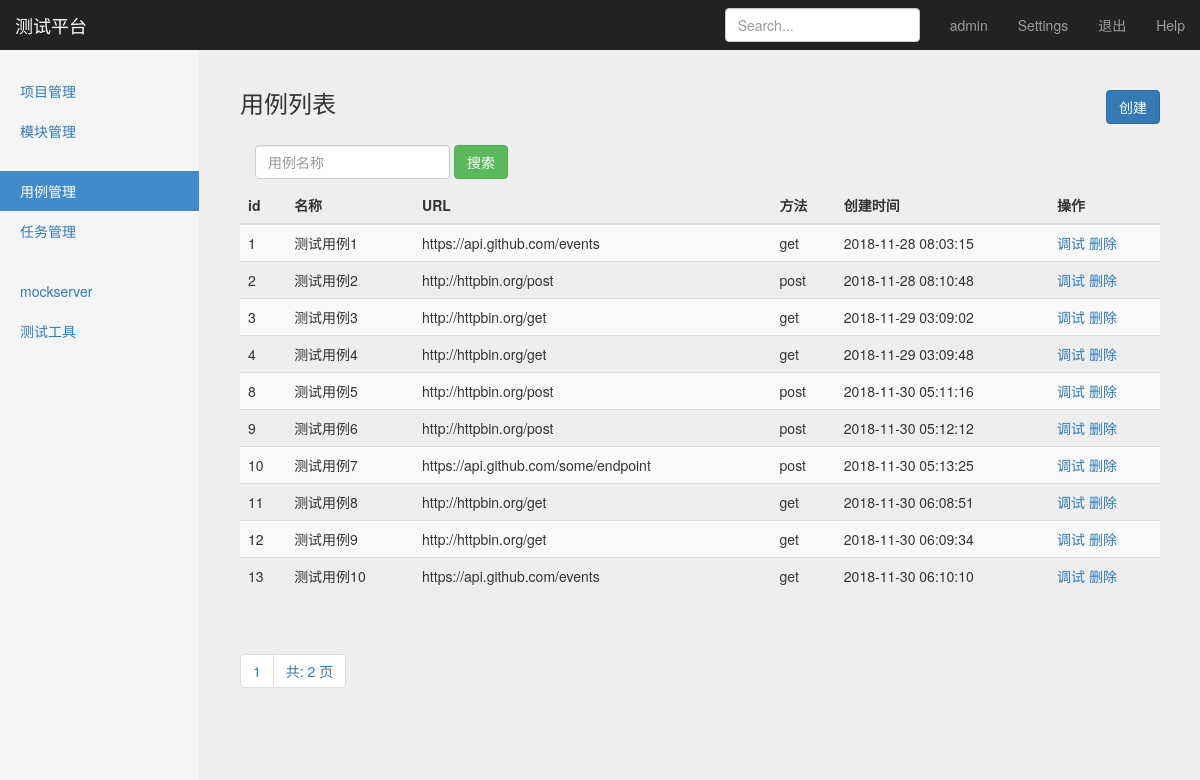
Page /interface/search_case_name/ (signed in) on the committed database.
### interface_app/models.py (models this page shows, shortened)
class TestCase(models.Model):
    module = models.ForeignKey(Module, on_delete=models.CASCADE)
    name = models.CharField("名称", max_length=1000, blank=False, default="")
    url = models.TextField("URL", default="")
    req_method = models.CharField("请求方法", max_length=10, default="")
    req_type = models.CharField("参数类型",max_length=10, default="")
    req_header = models.TextField("header",default="")
    req_parameter = models.TextField("参数", default="")
    response_assert = models.TextField("验证", default="")
    create_time = models.DateTimeField("创建时间",auto_now_add=True)

### interface_app/views/testcase_views.py (the view)
# urls.py: path('search_case_name/', testcase_views.search_case_name),
def search_case_name(request):
    if request.method == "GET":
        case_name = request.GET.get('case_name', "")
        cases = TestCase.objects.filter(name__contains=case_name)
        paginator = Paginator(cases, 10)
        page = request.GET.get('page')
        try:
            contacts = paginator.page(page)
        except PageNotAnInteger:
            contacts = paginator.page(1)
        except EmptyPage:
            contacts = paginator.page(paginator.num_pages)
        return render(request, "case_manage.html",{
            "type": "list",
            "testcases": contacts,
            "case_name": case_name,
        })
    else:
        return HttpResponse("404")

### templates/case_manage.html (shortened to what this page needs)
{% extends "base.html" %}
{% block content %}
    <nav class="navbar navbar-inverse navbar-fixed-top">
      <div class="container-fluid">
        <div class="navbar-header">
          <a class="navbar-brand" href="#">测试平台</a>
        </div>
        <div id="navbar" class="navbar-collapse collapse">
          <ul class="nav navbar-nav navbar-right">
            <li><a href="#">{{ user }}</a></li>
            <li><a href="#">Settings</a></li>
            <li><a href="/logout/">退出</a></li>
            <li><a href="#">Help</a></li>
          </ul>
          <form class="navbar-form navbar-right">
            <input type="text" class="form-control" placeholder="Search...">
          </form>
        </div>
      </div>
    </nav>
    <div class="container-fluid">
      <div class="row">
        <div class="col-sm-3 col-md-2 sidebar">
          <ul class="nav nav-sidebar">
            <li><a href="/manage/project_manage/" id="project_manage">项目管理</a></li>
              <li><a href="/manage/module_manage/" id="module_manage">模块管理</a></li>
          </ul>
          <ul class="nav nav-sidebar">
            <li class="active"><a href="#" id="case_manage">用例管理</a></li>
            <li><a href="/interface/task_manage/" id="task_manage">任务管理</a></li>
          </ul>
          <ul class="nav nav-sidebar">
            <li><a href="">mockserver</a></li>
            <li><a href="">测试工具</a></li>
          </ul>
        </div>
        {% if type == 'list' %}
        <div class="col-sm-9 col-sm-offset-3 col-md-10 col-md-offset-2 main">
          <h3 class="sub-header">用例列表
              <button type="button" class="btn btn-primary" style="float: right;"
                      onclick="window.location.href='/interface/add_case'">创建</button>
          </h3>
          <div class="table-responsive">
              <form class="navbar-form" method="get" action="/interface/search_case_name/">
                  <div class="form-group">
                      <input name="case_name" type="text" placeholder="用例名称" class="form-control">
                  </div>
                  <button type="submit" class="btn btn-success">搜索</button>
              </form>
            <table class="table table-striped">
              <thead>
                <tr>
                  <th>id</th>
                  <th>名称</th>
                  <th>URL</th>
                  <th>方法</th>
                  <th>创建时间</th>
                  <th>操作</th>
                </tr>
              </thead>
              <tbody>
              {% for case in testcases %}
              <tr>
                  <td>{{ case.id }}</td>
                  <td>{{ case.name }}</td>
                  <td>{{ case.url }}</td>
                  <td>{{ case.req_method }}</td>
                  <td>{{ case.create_time | date:"Y-m-d H:i:s" }}</td>
                  <td>
                      <a href="/interface/debug_case/{{ case.id }}/">调试</a>
                      <a href="/interface/debug_case/{{ case.id }}/">删除</a>
                  </td>
              </tr>
              {% endfor %}
              </tbody>
            </table>
          </div>
        <div class="pagination">
            <span class="step-links">
                <ul class="pagination">
                    <li><a href="#">{{ testcases.number }}</a></li>
                    <li><a href="#">共: {{ testcases.paginator.num_pages }} 页</a></li>
                </ul>
            </span>
        </div>
        </div>
      {% endif %}
      </div>
    </div>
{% endblock %}

### static/css/signin.css (style rules this page uses)
body { padding-top: 40px; padding-bottom: 40px; background-color: #eee; }

### static/css/dashboard.css (style rules this page uses)
body { padding-top: 50px; }
.sub-header { padding-bottom: 10px; border-bottom: 1px solid #eee; }
.navbar-fixed-top { border: 0; }
.sidebar { display: none; }
@media (min-width: 768px) { .sidebar { position: fixed; top: 51px; bottom: 0; left: 0; z-index: 1000; display: block; padding: 20px; overflow-x: hidden; overflow-y: auto; background-color: #f5f5f5; border-right: 1px solid #eee; } }
.nav-sidebar { margin-right: -21px; margin-bottom: 20px; margin-left: -20px; }
.nav-sidebar > li > a { padding-right: 20px; padding-left: 20px; }
.nav-sidebar > .active > a, .nav-sidebar > .active > a:hover, .nav-sidebar > .active > a:focus { color: #fff; background-color: #428bca; }
.main { padding: 20px; }
@media (min-width: 768px) { .main { padding-right: 40px; padding-left: 40px; } }

### rows in the picture
TestCase: id "1", name "测试用例1", url "https://api.github.com/events", req_method "get", create_time "2018-11-28 08:03:15"
TestCase: id "2", name "测试用例2", url "http://httpbin.org/post", req_method "post", create_time "2018-11-28 08:10:48"
TestCase: id "3", name "测试用例3", url "http://httpbin.org/get", req_method "get", create_time "2018-11-29 03:09:02"
TestCase: id "4", name "测试用例4", url "http://httpbin.org/get", req_method "get", create_time "2018-11-29 03:09:48"
TestCase: id "8", name "测试用例5", url "http://httpbin.org/post", req_method "post", create_time "2018-11-30 05:11:16"
TestCase: id "9", name "测试用例6", url "http://httpbin.org/post", req_method "post", create_time "2018-11-30 05:12:12"
TestCase: id "10", name "测试用例7", url "https://api.github.com/some/endpoint", req_method "post", create_time "2018-11-30 05:13:25"
TestCase: id "11", name "测试用例8", url "http://httpbin.org/get", req_method "get", create_time "2018-11-30 06:08:51"
TestCase: id "12", name "测试用例9", url "http://httpbin.org/get", req_method "get", create_time "2018-11-30 06:09:34"
TestCase: id "13", name "测试用例10", url "https://api.github.com/events", req_method "get", create_time "2018-11-30 06:10:10"

### other values in the picture
{{ user }} "admin"
{{ testcases.number }} "1"
{{ testcases.paginator.num_pages }} "2"
